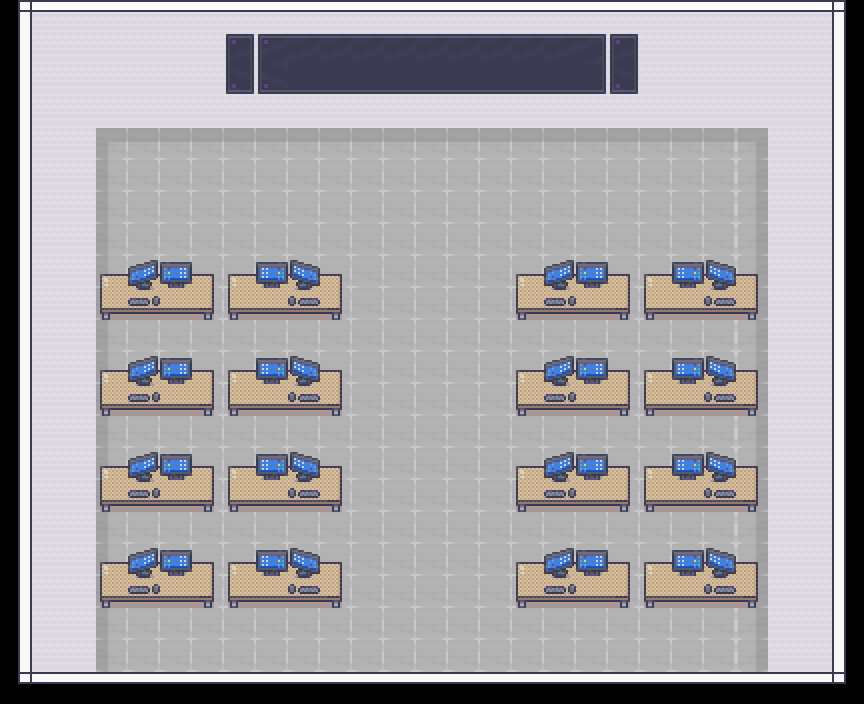

This is a level from a 2D game, rendered from its Tiled map with the project's own tilesets. A one-line summary and the map file follow, with tile-layer data summarised:
An orthogonal 27x22 tile map with 32x32 px tiles, 4 tile layers (walls, floor, desks, screens), 3 tilesets and 28 objects (16x Computer, 8x Desktop, 4x wall).

<map version="1.10" tiledversion="1.10.2" orientation="orthogonal" renderorder="right-down" width="27" height="22" tilewidth="32" tileheight="32" infinite="0" nextlayerid="9" nextobjectid="36">
 <editorsettings>
  <export target="lab.json" format="json" />
 </editorsettings>
 <tileset firstgid="1" source="tilesets/wall-floor.tsx" />
 <tileset firstgid="225" source="tilesets/screens.tsx" />
 <tileset firstgid="449" source="tilesets/office.tsx" />
 <layer id="1" name="walls" width="27" height="22">
  <data>[594 cells, 531 non-empty, 10 distinct tile ids]</data>
 </layer>
 <layer id="2" name="floor" width="27" height="22">
  <data>[594 cells, 357 non-empty, 4 distinct tile ids]</data>
 </layer>
 <layer id="4" name="desks" width="27" height="22">
  <data>[594 cells, 128 non-empty, 6 distinct tile ids]</data>
 </layer>
 <layer id="3" name="screens" width="27" height="22">
  <data>[594 cells, 74 non-empty, 9 distinct tile ids]</data>
 </layer>
 <objectgroup id="7" name="collisions">
  <object id="6" name="Desktop" type="Desktop" x="96.9024" y="273.79" width="244.984" height="46.163" />
  <object id="7" name="Desktop" type="Desktop" x="97.3594" y="369.544" width="244.984" height="46.163" />
  <object id="8" name="Desktop" type="Desktop" x="97.3594" y="466.441" width="244.984" height="46.163" />
  <object id="9" name="Desktop" type="Desktop" x="96.9023" y="561.509" width="244.984" height="46.163" />
  <object id="10" name="Desktop" type="Desktop" x="516.254" y="273.676" width="244.984" height="46.163" />
  <object id="11" name="Desktop" type="Desktop" x="516.711" y="369.43" width="244.984" height="46.163" />
  <object id="12" name="Desktop" type="Desktop" x="516.711" y="466.327" width="244.984" height="46.163" />
  <object id="13" name="Desktop" type="Desktop" x="516.254" y="561.395" width="244.984" height="46.163" />
  <object id="31" name="wall" x="32" y="0" width="64" height="704">
   <properties>
    <property name="collision" type="bool" value="true" />
   </properties>
  </object>
  <object id="32" name="wall" x="768" y="0" width="96" height="704">
   <properties>
    <property name="collision" type="bool" value="true" />
   </properties>
  </object>
  <object id="34" name="wall" x="96" y="0" width="672" height="128">
   <properties>
    <property name="collision" type="bool" value="true" />
   </properties>
  </object>
  <object id="35" name="wall" x="96" y="672" width="672" height="32" />
 </objectgroup>
 <objectgroup id="8" name="computers">
  <object id="14" name="Computer" type="Computer" x="128" y="320" width="32" height="32" />
  <object id="15" name="Computer" type="Computer" x="288" y="320" width="32" height="32" />
  <object id="17" name="Computer" type="Computer" x="128" y="416" width="32" height="32" />
  <object id="18" name="Computer" type="Computer" x="288" y="416" width="32" height="32" />
  <object id="19" name="Computer" type="Computer" x="128" y="512" width="32" height="32" />
  <object id="20" name="Computer" type="Computer" x="288" y="512" width="32" height="32" />
  <object id="21" name="Computer" type="Computer" x="128" y="608" width="32" height="32" />
  <object id="22" name="Computer" type="Computer" x="288" y="608" width="32" height="32" />
  <object id="23" name="Computer" type="Computer" x="544" y="320" width="32" height="32" />
  <object id="24" name="Computer" type="Computer" x="704" y="320" width="32" height="32" />
  <object id="25" name="Computer" type="Computer" x="544" y="416" width="32" height="32" />
  <object id="26" name="Computer" type="Computer" x="704" y="416" width="32" height="32" />
  <object id="27" name="Computer" type="Computer" x="544" y="512" width="32" height="32" />
  <object id="28" name="Computer" type="Computer" x="704" y="512" width="32" height="32" />
  <object id="29" name="Computer" type="Computer" x="544" y="608" width="32" height="32" />
  <object id="30" name="Computer" type="Computer" x="704" y="608" width="32" height="32" />
 </objectgroup>
</map>
